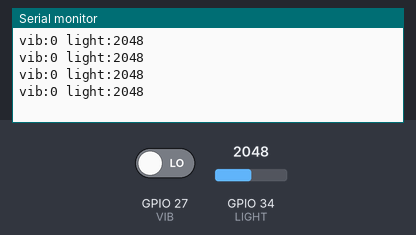
Recording of a sketch running on a simulated ESP32. Parts: the last lines printed to the serial monitor. The inputs (shaded band) are chosen by the test bench; at power-on: GPIO 34 (LIGHT) = 2048, GPIO 27 (VIB) LOW.

Above: at 1.2 s.
1.3 s: GPIO 34 (LIGHT) set to 2866
At 1.71 s:
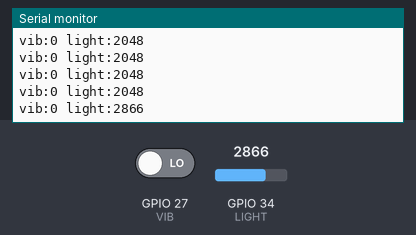
2.8 s: GPIO 27 (VIB) driven HIGH
At 3.21 s:
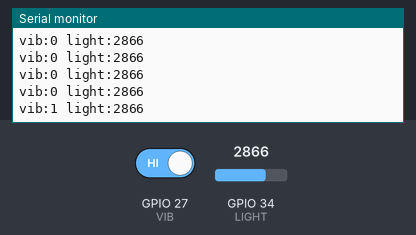
4.3 s: GPIO 34 (LIGHT) set to 3603
At 4.41 s:
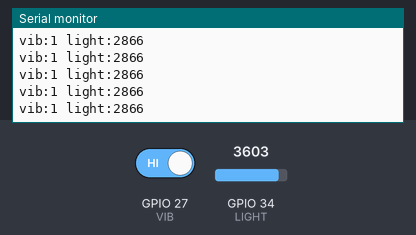
5.8 s: GPIO 27 (VIB) driven LOW
At 6.21 s:
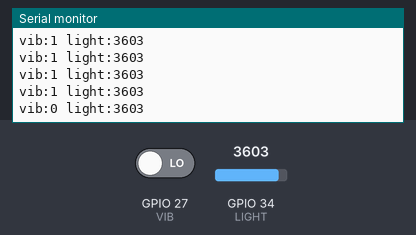
Timing chart, 0 to 8.3 s (numbered marks = the images above; inputs shaded):
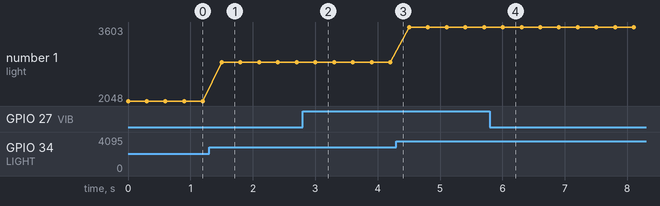

Measured:
- after the input at 1.3 s, the serial monitor: prints a new line after 0.20 s (image 1)
- after the input at 2.8 s, the serial monitor: prints a new line after 0.20 s (image 2)
- after the input at 5.8 s, the serial monitor: prints a new line after 0.21 s (image 4)
- plotted number 1: 2048 → 2866 after the input at 1.3 s, 2866 → 3603 after the input at 4.3 s

The sketch:

01_vib_light_serial.ino
```cpp
/*
  2회차 · 따라하기 ① — 진동(디지털)과 빛(아날로그) 읽기
  시리얼 모니터(115200 baud)로 관찰: 책상을 두드리면 vib가 튀고,
  센서를 가리면 light가 뚝 떨어져요.

  배선: 진동 셀 → 디지털 포트 (★핀맵 카드 확인)
       빛 셀 → A2~A5 위치 포트 (★핀맵 카드 확인)
*/

#define VIB   27  // 진동 ★핀맵 카드
#define LIGHT 34  // 빛 (A2~A5 위치)

void setup() {
  Serial.begin(115200);  // 보드↔PC 대화 채널 열기
  pinMode(VIB, INPUT);
}

void loop() {
  int v = digitalRead(VIB);   // 0 or 1
  int l = analogRead(LIGHT);  // 0~4095
  Serial.print("vib:");
  Serial.print(v);
  Serial.print(" light:");
  Serial.println(l);
  delay(300);
}
```
